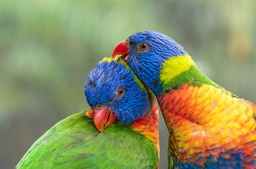
#> input picture project1/img/img_1_1.jpg, 256 x 169 px, shrunk from 1000 x 660 before the run
$ python main.py
#> lines starting #> are read from the running program, lines starting #| are printed output that depends on the picture
### project1/utils.py
import math

import cv2
import numpy as np
from matplotlib import pyplot as plt
from matplotlib.pyplot import figure
from mpl_toolkits.mplot3d import Axes3D

"""
Algorithms to solve image processing tasks are stored here.
"""


def rgb2hsi(img):
    """
    Converts an RGB-image to an HSI-image
    :param img:
    :return:
    """
    print("Please wait, HSI image is getting processed!")
    # Translates an RGB image to an HSI image - Color Spaces (2)
    hsi_img = np.zeros(shape=(len(img), len(img[0]), 3))
    # Iterate over every pixel
    for j in range(len(img)):
        for k in range(len(img[0])):
            hsi_img[j, k, :] = rgb2hsi_pixel(img[j, k])  # OpenCV accepts numpy arrays as decimals in range [0, 1]
    return hsi_img


def rgb2hsi_pixel(colour):
    """
    Converts the value of a pixel in RGB to HSI
    :param colour:
    :return:
    """
    # Get each component [r, g, b] in a range [0, 1]
    r = float(colour[0]/255)
    g = float(colour[1]/255)
    b = float(colour[2]/255)
    # I - intensity
    i = (r + g + b) / 3
    # S - saturation
    s = 0
    if i != 0:
        m = min([r, g, b])
        s = 1 - m / i
    # H - hue
    h = 0
    numerator = 0.5 * ((r - g) + (r - b))
    denominator = math.sqrt((r - g) ** 2 + ((r - b) * (g - b)))
    if denominator != 0:
        theta = (180.0 / math.pi) * math.acos(numerator / denominator)
        if b <= g:
            h = theta
        else:
            h = 360 - theta
    return [h/360, s, i]


# [241 lines left out: functions rgb2hsv, rgb2hsv_pixel, negative_pointwise_transform, power_law_pointwise_transform, normal_to_polar, cartoonify and 7 more, not called in this run]

### project1/main.py
import cv2
import utils

"""
Introduction to Image and Video Processing
------------------------------------------
Project 1:  spatial filtering, processing
Date:       04/2022
Author:     Konstantin Sandfort
"""


def exercise1():
    bgr_1_1 = cv2.imread("img/img_1_1.jpg")
#> bgr_1_1 is the input picture: shape (169, 256, 3); mean B, G, R 100.5, 142.8, 137
    bgr_1_2 = cv2.imread("img/img_1_2.jpg")
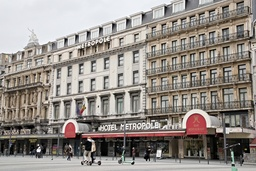
#> input picture project1/img/img_1_2.jpg, 256 x 171 px, shrunk from 1000 x 667 before the run
#> bgr_1_2 is the input picture: shape (171, 256, 3); mean B, G, R 136, 141.9, 148.5

    # Transform to RGB images
    rgb_1_1 = cv2.cvtColor(bgr_1_1, cv2.COLOR_BGR2RGB)
    rgb_1_2 = cv2.cvtColor(bgr_1_2, cv2.COLOR_BGR2RGB)

    # (1) --- Transformation from RGB to HSV ---------------------------------------------------------------------------
    hsv_1_1 = cv2.cvtColor(rgb_1_1, cv2.COLOR_RGB2HSV)
#> hsv_1_1: shape (169, 256, 3); mean H, S, V 48, 113.3, 164.5
    hsv_1_2 = cv2.cvtColor(rgb_1_2, cv2.COLOR_RGB2HSV)
#> hsv_1_2: shape (171, 256, 3); mean H, S, V 38, 33.6, 149.7

    # Show original image, HSV image and HSV channels
    cv2.imshow("1_1 - Original", bgr_1_1)
    cv2.imshow("1_1 - RGB image", rgb_1_1)
    cv2.imshow("1_1 - HSV image", hsv_1_1)
    cv2.imshow("1_1 - H-Channel HSV", hsv_1_1[:, :, 0])
    cv2.imshow("1_1 - S-Channel HSV", hsv_1_1[:, :, 1])
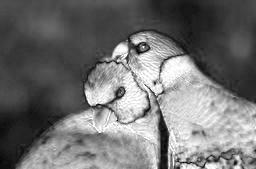
#> window '1_1 - S-Channel HSV': shape (169, 256); min 0, max 255, mean 113.3
    cv2.imshow("1_1 - V-Channel HSV", hsv_1_1[:, :, 2])
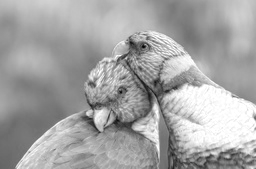
#> window '1_1 - V-Channel HSV': shape (169, 256); min 3, max 255, mean 164.5
    cv2.waitKey(0)
    cv2.destroyAllWindows()

    cv2.imshow("1_2 Original", bgr_1_2)
    cv2.imshow("1_2 RGB image", rgb_1_2)
    cv2.imshow("1_2 HSV image", hsv_1_2)
    cv2.imshow("2 - H-Channel Bright Colours", hsv_1_2[:, :, 0])
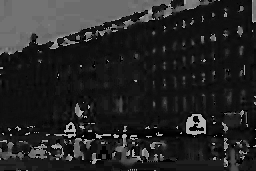
#> window '2 - H-Channel Bright Colours': shape (171, 256); min 0, max 179, mean 38
    cv2.imshow("2 - S-Channel Bright Colours", hsv_1_2[:, :, 1])
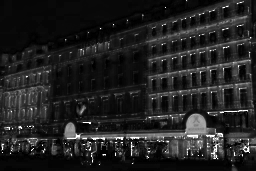
#> window '2 - S-Channel Bright Colours': shape (171, 256); min 0, max 255, mean 33.6
    cv2.imshow("2 - V-Channel Bright Colours", hsv_1_2[:, :, 2])
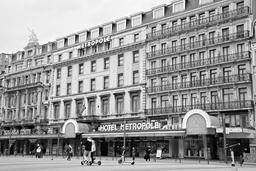
#> window '2 - V-Channel Bright Colours': shape (171, 256); min 0, max 255, mean 149.7
    cv2.waitKey(0)
    cv2.destroyAllWindows()

    # (2) --- Transformation from RGB to HSI/HSV manually --------------------------------------------------------------

    hsi_1_1 = utils.rgb2hsi(rgb_1_1)
#> in rgb2hsi, `hsi_img = np.zeros(shape=(len(img), len(img[0]), 3))`: hsi_img: shape (169, 256, 3) float64; every value is 0
#> the loop in rgb2hsi, `for j in range(len(img)):` made 169 passes
#> after the loop in rgb2hsi, `for j in range(len(img)):`:
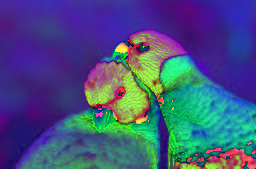
#> hsi_img: shape (169, 256, 3) float64; mean R, G, B 0.267, 0.33, 0.497

    cv2.imshow("1_1 HSI image", hsi_1_1)

    cv2.waitKey(0)
    cv2.destroyAllWindows()


if __name__ == "__main__":
    """
    This class gets executed at the start to give results for all exercises in the project
    Algorithms for certain calculations are stored in utils.py to make the code more readable.
    """
    # Exercise 1 - Color Spaces
    exercise1()
